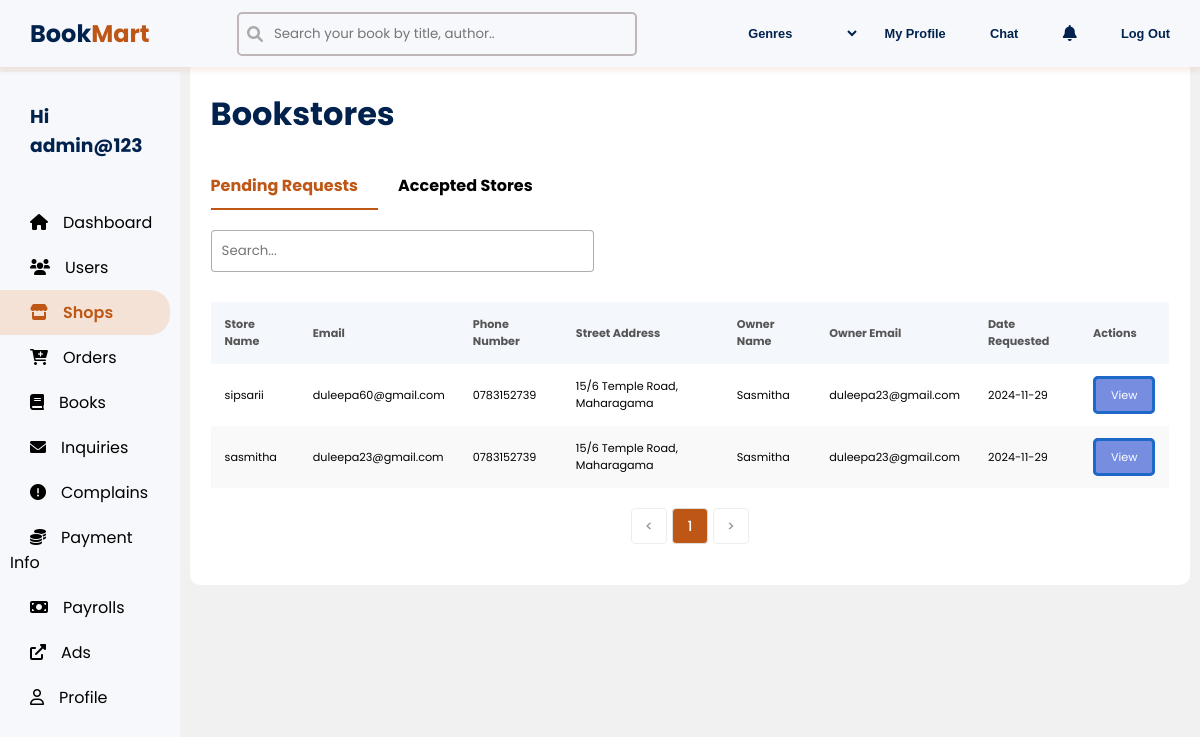
/public/admin/bookstoreView (signed in), run on the app's committed database.
### tables this page shows
CREATE TABLE `bookstore` (
  `id` int(11) NOT NULL,
  `user_id` int(11) NOT NULL,
  `store_name` varchar(255) NOT NULL,
  `phone_number` varchar(15) NOT NULL,
  `street_address` varchar(255) NOT NULL,
  `city` varchar(100) NOT NULL,
  `district` varchar(100) NOT NULL,
  `province` varchar(100) NOT NULL,
  `owner_name` varchar(255) NOT NULL,
  `owner_email` varchar(255) NOT NULL,
  `owner_phone_number` varchar(15) NOT NULL,
  `owner_nic` varchar(12) NOT NULL,
  `manager_name` varchar(255) DEFAULT NULL,
  `manager_email` varchar(255) DEFAULT NULL,
  `manager_phone_number` varchar(15) DEFAULT NULL,
  `manager_nic` varchar(12) DEFAULT NULL,
  `bank` varchar(255) NOT NULL,
  `branch_name` varchar(255) NOT NULL,
  `account_number` varchar(255) NOT NULL,
  `account_name` varchar(255) NOT NULL,
  `business_reg_no` varchar(50) NOT NULL,
  `evidence_doc` varchar(255) NOT NULL,
  `status` enum('pending','approved') NOT NULL DEFAULT 'pending',
  `createdAt` date NOT NULL DEFAULT current_timestamp(),
  `rating` decimal(3,1) DEFAULT NULL,
  `followers` int(11) NOT NULL DEFAULT 0,
  `profile_picture` varchar(255) NOT NULL
);

### app/controllers/Admin.php (called while the page is built, shortened)
<?php
class Admin extends Controller {
    public function bookstoreView() {
        $bookstore = new BookStore();
        $pendingPage = isset($_GET['pending_page']) ? (int)$_GET['pending_page'] : 1;
        $acceptedPage = isset($_GET['accepted_page']) ? (int)$_GET['accepted_page'] : 1;
        $tab = isset($_GET['tab']) ? $_GET['tab'] : 'pending-stores';
        $limit = 5;
        $offset = ($pendingPage - 1)*$limit;
        $bookstore->setLimit($limit);
        $bookstore->setOffset($offset);
        $pendingConditions = ['status' => 'pending'];
        $pendingStores = $bookstore->where($pendingConditions);
        $totalPending = $bookstore->count($pendingConditions);
        $totalPendingPages = ceil($totalPending / $limit);
        $acceptedBookstore = new BookStore();
        $acceptedBookstore->setOffset($offset);
        $acceptedBookstore->setLimit($limit);
        $acceptedConditions = ['status' => 'approved'];
        $acceptedStores = $acceptedBookstore->where($acceptedConditions);
        $totalAccepted = $acceptedBookstore->count($acceptedConditions);
        $totalAcceptedPages = ceil($totalAccepted / $limit);
        $data = [
            'pendingStores' => $pendingStores,
            'acceptedStores' => $acceptedStores,
            'pendingPage' => $pendingPage,
            'totalPendingPages' => $totalPendingPages,
            'acceptedPage' => $acceptedPage,
            'totalAcceptedPages' => $totalAcceptedPages,
            'totalPending' => $totalPending,
            'totalAccepted' => $totalAccepted,
            'tab' => $tab
        ];
        $this->view('adminBookstoreRequest', $data);
    }
}

### public/index.php (called while the page is built, shortened)
<?php
require "../app/core/init.php";
$app = new App;
$app->loadController();

### app/core/Database.php (called while the page is built, shortened)
<?php
Trait Database{
    private $pdo;
    protected function connect() {
        if (!$this->pdo) {
            $string = "mysql:hostname=" . DBHOST . ";dbname=" . DBNAME;
            $this->pdo = new PDO($string, DBUSER, DBPASS);
        }
        return $this->pdo;
    }
    public function query($query,$data = []){
        $conn = $this->connect();
        $stm=$conn->prepare($query);
        $check = $stm->execute($data);
        if($check){
            $result = $stm->fetchAll(PDO::FETCH_OBJ);
            if(is_array($result) && count($result)){
                return $result;
            }
        }
        return false;
    }
}

### app/core/Model.php (called while the page is built, shortened)
<?php
Trait Model{
    protected $limit = 10;
    protected $offset ='0';
    protected $order_column = "id";
    protected $order_type = "desc";
    public function setLimit($limit) {
        $this->limit = $limit;
    }
    public function setOffset($offset) {
        $this->offset = $offset;
    }
    public function where($data,$data_not = []){
        $keys = array_keys($data);
        $query="SELECT * FROM $this->table WHERE ";
        foreach($keys as $key){
            $query .= $key . "=:" .$key . " && ";
        }
        $query =trim($query," && "). " ";
        $query .="order by $this->order_column $this->order_type limit $this->limit offset $this->offset" ;
        $data = array_merge($data,$data_not);
        return $this->query($query,$data);
    }
    public function count($data = [], $data_not = []) {
        $keys = array_keys($data);
        $keys_not = array_keys($data_not);
        $query = "SELECT COUNT(*) as total FROM $this->table WHERE ";
        foreach ($keys as $key) {
            $query .= $key . "=:" . $key . " && ";
        }
        $query = trim($query, " && ");
        $data = array_merge($data, $data_not);
        $result = $this->query($query, $data);
        return $result ? $result[0]->total : 0;
    }
}

### app/core/init.php (called while the page is built, shortened)
<?php
spl_autoload_register(function($classname){
    $filename = "../app/models/".ucfirst($classname). ".php";
});
require 'Database.php';
require 'Model.php';

### app/views/adminBookstoreRequest.view.php (the view, shortened to what this page needs)
<!DOCTYPE html>
<html lang="en">
<head>
    <link rel="stylesheet" href="<?= ROOT ?>/assets/CSS/adminAdd.css">
    <link rel="stylesheet" href="https://cdnjs.cloudflare.com/ajax/libs/font-awesome/6.0.0-beta3/css/all.min.css">
</head>
<body>
    <?php include 'secondaryNavBar.view.php'; ?>
    <?php include 'commonSidebar.view.php'; ?>
    <div class="container">
        <div class="box">
            <div class="page-title">
                <h1 class="inventory-title">Bookstores</h1><br>
             </div>
            <nav class="tabs">
                <button class="tab-button active first-child" id="pending-stores-button" onclick="showTab('pending-stores')">Pending Requests</button>
                <button class="tab-button last-child" id="accept-stores-button" onclick="showTab('accept-stores')">Accepted Stores</button>
            </nav>
            <div class="tab-content" id="pending-stores">
                <div class="add-toolbar">
                    <input type="text" id="searchInput" onkeyup="searchStores()" placeholder="Search..." class="search">
                </div>
                <?php if (isset($pendingStores) && !empty($pendingStores)): ?>
                <table id="storesTable" class="add-table">
                    <thead>
                        <tr>
                            <th>Store Name</th>
                            <th>Email</th>
                            <th>Phone Number</th>
                            <th>Street Address</th>
                            <th>Owner Name</th>
                            <th>Owner Email</th>
                            <th>Date Requested</th>
                            <th>Actions</th>
                        </tr>
                    </thead>
                    <tbody>
                        <?php foreach ($pendingStores as $store): ?>
                        <tr>
                            <td><?= htmlspecialchars($store->store_name) ?></td>
                            <td><?= htmlspecialchars($store->manager_email) ?></td>
                            <td><?= htmlspecialchars($store->manager_phone_number) ?></td>
                            <td><?= htmlspecialchars($store->street_address) ?></td>
                            <td><?= htmlspecialchars($store->owner_name) ?></td>
                            <td><?= htmlspecialchars($store->owner_email) ?></td>
                            <td><?= htmlspecialchars($store->createdAt) ?></td>
                            <td><a href="<?= ROOT ?>/admin/viewBookStore/<?= $store->id ?>" class="resolve-btn" style="text-decoration: none;">View</a></td>
                        </tr>
                        <?php endforeach; ?>
                            </div>
                        </div>
                <div class="pagination-container">
                    <div class="pagination">
                                    <button class="page-button previous"
                                            onclick="window.location.href='?pending_page=<?= max(1, $pendingPage - 1) ?>&accepted_page=<?= $acceptedPage ?>&tab=<?= $tab ?>'"
                                            <?= $pendingPage <= 1 ? 'disabled' : '' ?>>&lt;</button>
                                    <?php for ($i = 1; $i <= $totalPendingPages; $i++): ?>
                                        <button class="page-button <?= $pendingPage == $i ? 'active' : '' ?>"
                                                onclick="window.location.href='?pending_page=<?= $i ?>&accepted_page=<?= $acceptedPage ?>&tab=<?= $tab ?>'">
                                            <?= $i ?>
                                        </button>
                                    <?php endfor; ?>
                                    <button class="page-button next"
                                            onclick="window.location.href='?pending_page=<?= min($totalPendingPages, $pendingPage + 1) ?>&accepted_page=<?= $acceptedPage ?>&tab=<?= $tab ?>'"
                                            <?= $pendingPage >= $totalPendingPages ? 'disabled' : '' ?>>&gt;</button>
                    </div>
                </div>
                <?php else: ?>
                        <div class="message-container">
                            <p class="empty-message">No pending bookstores at the moment.</p>
                        </div>
                <?php endif; ?>
            </div>
    </body>
    </html>

### public/assets/CSS/adminAdd.css (style rules this page uses)
* { margin: 0; box-sizing: border-box; font-family: 'poppins',Calibri, sans-serif; }
body { background-color: #F1F1F1; }
.container { width: 85%; margin-top: 5%; margin-left: 15%; text-align: left; }
.container h1 { margin-top: 10px; color: #02224E; }
.box { width: 98%; background-color: #ffffff; padding: 2%; border-radius: 10px; margin: auto; }
.tabs { display: flex; width: 100%; text-align: left; align-items:flex-start; }
.tab-button { padding: 10px 20px; border: none; background-color: #ffffff; cursor: pointer; font-size: 1rem; font-weight: bold; color: #000000; border-bottom: 2px solid transparent; transition: border-color 0.3s ease; }
.tab-button.first-child { padding-left: 0; }
.tab-button.last-child { margin-right: 10%; padding-right: 0; }
.tab-button.active { border-bottom: 2px solid #BE5715; color: #BE5715; }
.tab-content { width: 100%; display: none; }
.add-toolbar { display: flex; gap: 10px; align-items: center; margin-top: 20px; }
.search { width: 40%; padding: 10px; margin-bottom: 20px; border: 1px solid #aba9a9f0; border-radius: 4px; }
.add-table { width: 100%; border-collapse: collapse; background: #fff; margin-top: 10px; font-size: 0.7rem; }
.add-table thead tr { background-color: #f4f7fc; color: #555; }
.add-table th, .add-table td { padding: 14px; text-align: left; }
.add-table tbody tr:nth-child(even) { background-color: #f9f9f9; }
.resolve-btn { background-color: #778ee0; color: #fff; border: solid 3px #1c69c7; padding: 8px 15px; border-radius: 5px; width:100px; cursor: pointer; }
.pagination { display: flex; align-items: center; gap: 8px; margin:0 ; }
.pagination-container { display: flex; justify-content: center; margin: 20px 0; width: 100%; }
.pagination { display: flex; gap: 5px; align-items: center; }
.page-button { width: 36px; height: 36px; border-radius: 4px; border: 1px solid #ddd; background-color: white; color: #333; font-size: 14px; font-weight: 500; cursor: pointer; display: flex; align-items: center; justify-content: center; transition: all 0.2s ease; }
.page-button.active { background-color: #BE5715; color: white; }
.page-button:disabled { opacity: 0.5; cursor: not-allowed; }

### data on the page
bookstore: store_name "sipsarii", manager_email "duleepa60@gmail.com", manager_phone_number "0783152739", street_address "15/6 Temple Road, Maharagama", owner_name "Sasmitha", owner_email "duleepa23@gmail.com", createdAt "2024-11-29"
bookstore: store_name "sasmitha", manager_email "duleepa23@gmail.com", manager_phone_number "0783152739", street_address "15/6 Temple Road, Maharagama", owner_name "Sasmitha", owner_email "duleepa23@gmail.com", createdAt "2024-11-29"

### other printed values
$_SESSION['username'] "admin@123"
